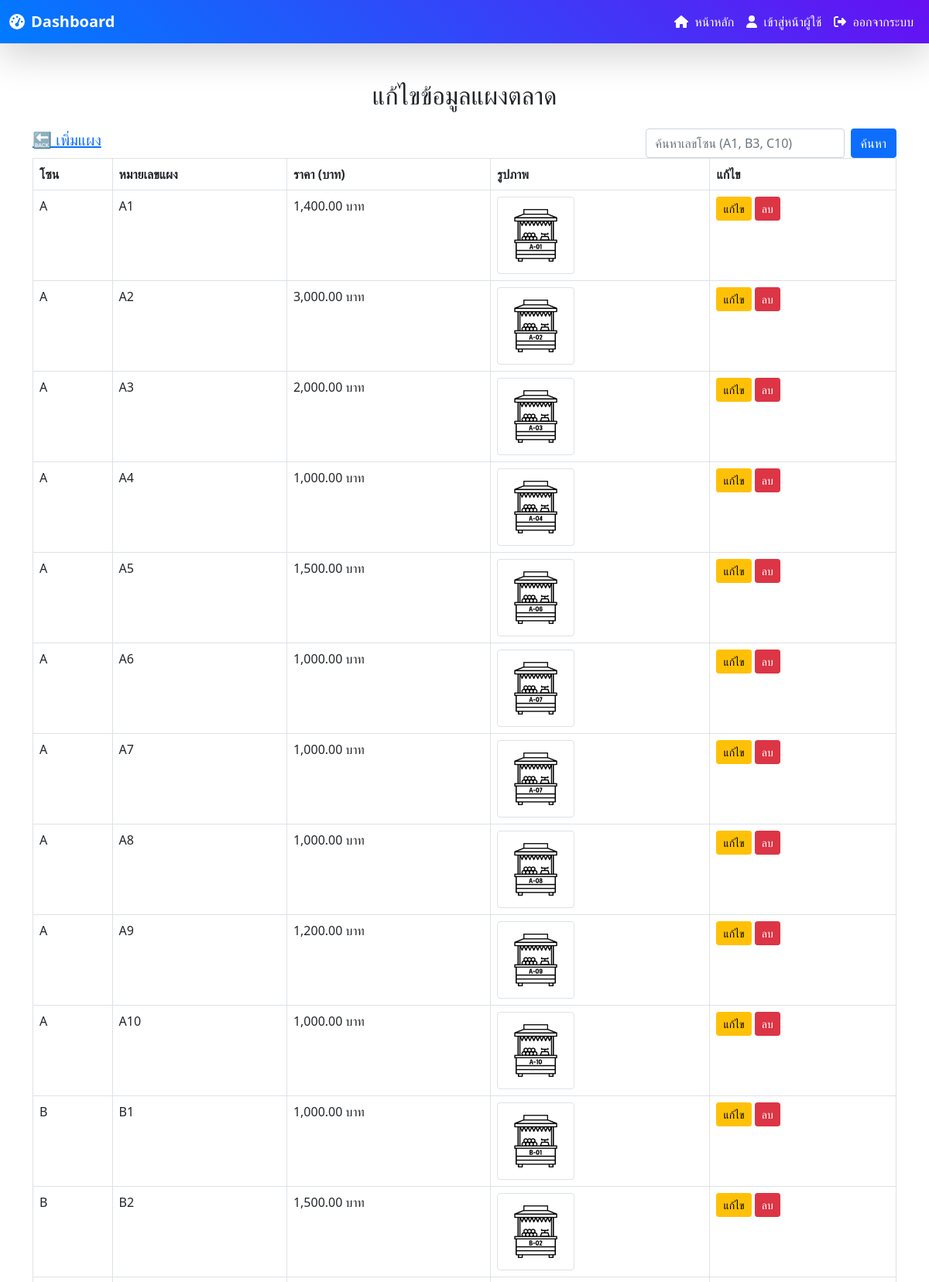
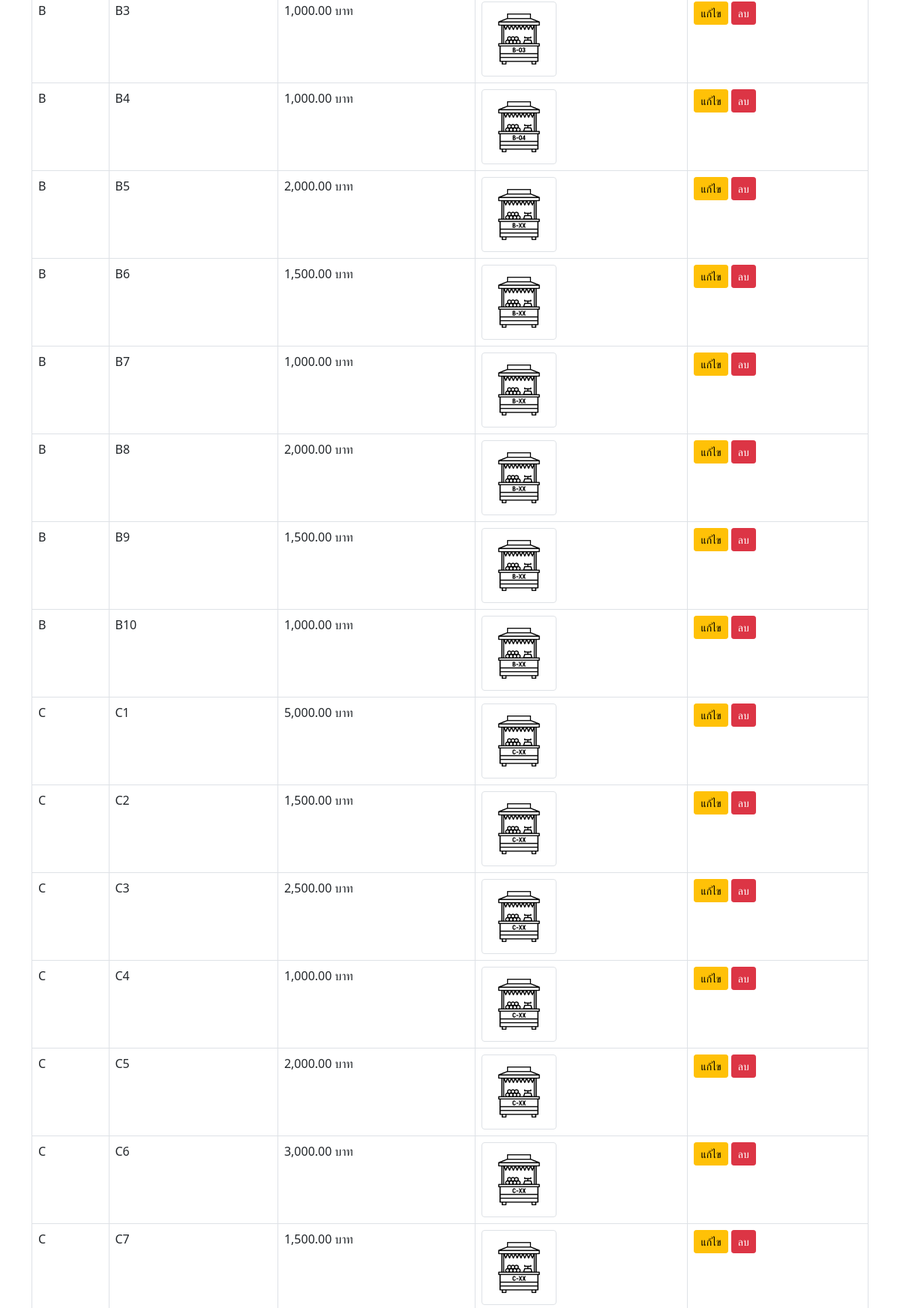
The app's page /Admin/edit_zone_price.php (signed in, upper part) with its own data (2 pictures, top to bottom).
### tables this page shows
CREATE TABLE `zone_number` (
  `id` int(10) NOT NULL,
  `number` varchar(20) NOT NULL,
  `zone` int(10) NOT NULL,
  `status` int(2) NOT NULL COMMENT '0=ว่าง 1=จองแล้ว',
  `price` decimal(10,2) NOT NULL DEFAULT 0.00,
  `image` varchar(255) DEFAULT NULL
);

CREATE TABLE `zone` (
  `id` int(10) NOT NULL,
  `zone` varchar(10) NOT NULL
);

### Admin/edit_zone_price.php (the view, shortened to what this page needs)
<?php
include('db_connect.php');
$search = isset($_GET['search']) ? $_GET['search'] : '';
$sql = "SELECT zone_number.id, zone.zone AS zone_name, zone_number.zone, zone_number.number, zone_number.price, zone_number.image
        FROM zone_number
        JOIN zone ON zone_number.zone = zone.id";
$result = $conn->query($sql);
?>
<!DOCTYPE html>
<html lang="th">
<head>
    <link href="https://cdn.jsdelivr.net/npm/bootstrap@5.0.2/dist/css/bootstrap.min.css" rel="stylesheet">
</head>
<body>
<?php include('navbar.php'); ?>
    <div class="container mt-5">
        <div class="text-center">
            <h2 class="mb-4">แก้ไขข้อมูลแผงตลาด</h2>
        </div>
        <div class="d-flex justify-content-between align-items-center">
            <h5 class="text-center"><a href="add_zone_number.php">🔙 เพิ่มแผง</a></h5>
            <form method="GET" class="d-flex">
                <input type="text" name="search" class="form-control me-2" placeholder="ค้นหาเลขโซน (A1, B3, C10)" value="<?= htmlspecialchars($search); ?>">
                <button class="btn btn-primary" type="submit">ค้นหา</button>
            </form>
        </div>
        <table class="table table-bordered">
            <thead>
                <tr>
                    <th>โซน</th>
                    <th>หมายเลขแผง</th>
                    <th>ราคา (บาท)</th>
                    <th>รูปภาพ</th>
                    <th>แก้ไข</th>
                </tr>
            </thead>
            <tbody>
                <?php while ($row = $result->fetch_assoc()) { ?>
                    <tr>
                        <td><?= $row["zone_name"]; ?></td>
                        <td><?= $row["number"]; ?></td>
                        <td><?= number_format($row["price"], 2); ?> บาท</td>
                        <td>
                            <img src="../imageZone/<?= !empty($row["image"]) ? $row["image"] : 'default.jpg'; ?>"
                                alt="รูปแผง" class="img-thumbnail" style="width: 100px; height: 100px; object-fit: cover;">
                        </td>
                        <td>
                            <button class="btn btn-warning btn-sm" data-bs-toggle="modal" data-bs-target="#editModal<?= $row['id']; ?>">แก้ไข</button>
                            <button class="btn btn-danger btn-sm" data-bs-toggle="modal" data-bs-target="#deleteModal<?= $row['id']; ?>">ลบ</button>
                        </td>
                    </tr>
                <?php } ?>
            </tbody>
        </table>
    </div>
</body>
</html>

### records on screen
zone_number: zone.zone "A", number "A1", price "1,400.00", image (picture)
zone_number: zone.zone "A", number "A2", price "3,000.00", image (picture)
zone_number: zone.zone "A", number "A3", price "2,000.00", image (picture)
zone_number: zone.zone "A", number "A4", price "1,000.00", image (picture)
zone_number: zone.zone "A", number "A5", price "1,500.00", image (picture)
zone_number: zone.zone "A", number "A6", price "1,000.00", image (picture)
zone_number: zone.zone "A", number "A7", price "1,000.00", image (picture)
zone_number: zone.zone "A", number "A8", price "1,000.00", image (picture)
zone_number: zone.zone "A", number "A9", price "1,200.00", image (picture)
zone_number: zone.zone "A", number "A10", price "1,000.00", image (picture)
zone_number: zone.zone "B", number "B1", price "1,000.00", image (picture)
zone_number: zone.zone "B", number "B2", price "1,500.00", image (picture)
zone_number: zone.zone "B", number "B3", price "1,000.00", image (picture)
zone_number: zone.zone "B", number "B4", price "1,000.00", image (picture)
zone_number: zone.zone "B", number "B5", price "2,000.00", image (picture)
zone_number: zone.zone "B", number "B6", price "1,500.00", image (picture)
zone_number: zone.zone "B", number "B7", price "1,000.00", image (picture)
zone_number: zone.zone "B", number "B8", price "2,000.00", image (picture)
zone_number: zone.zone "B", number "B9", price "1,500.00", image (picture)
zone_number: zone.zone "B", number "B10", price "1,000.00", image (picture)
zone_number: zone.zone "C", number "C1", price "5,000.00", image (picture)
zone_number: zone.zone "C", number "C2", price "1,500.00", image (picture)
zone_number: zone.zone "C", number "C3", price "2,500.00", image (picture)
zone_number: zone.zone "C", number "C4", price "1,000.00", image (picture)
zone_number: zone.zone "C", number "C5", price "2,000.00", image (picture)
zone_number: zone.zone "C", number "C6", price "3,000.00", image (picture)
zone_number: zone.zone "C", number "C7", price "1,500.00", image (picture)
